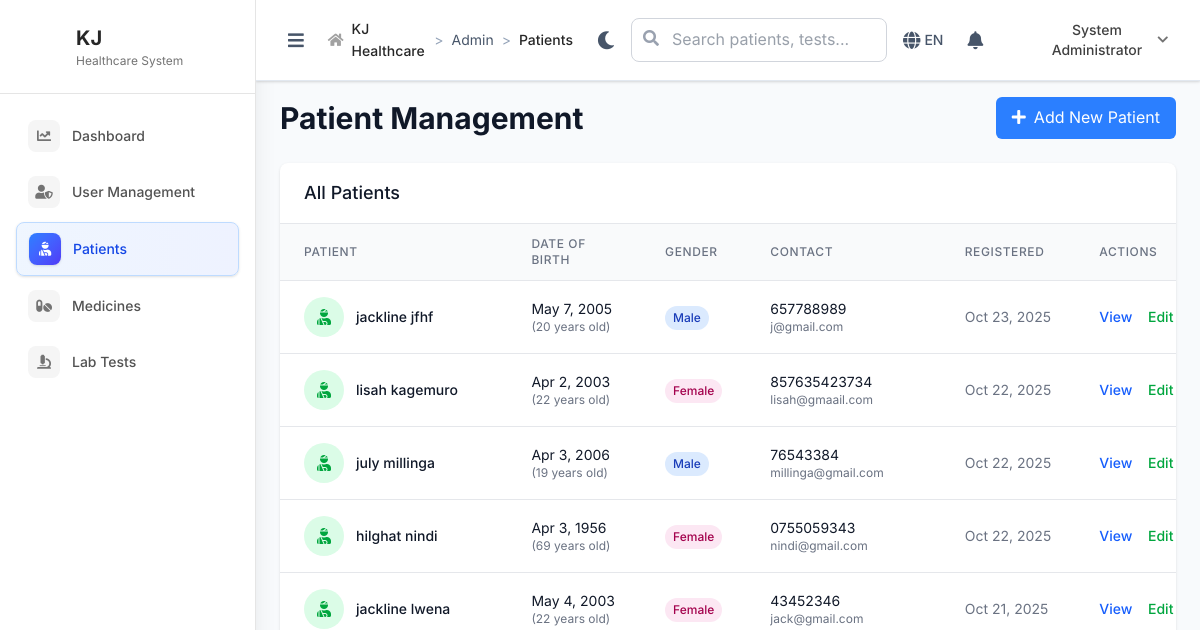
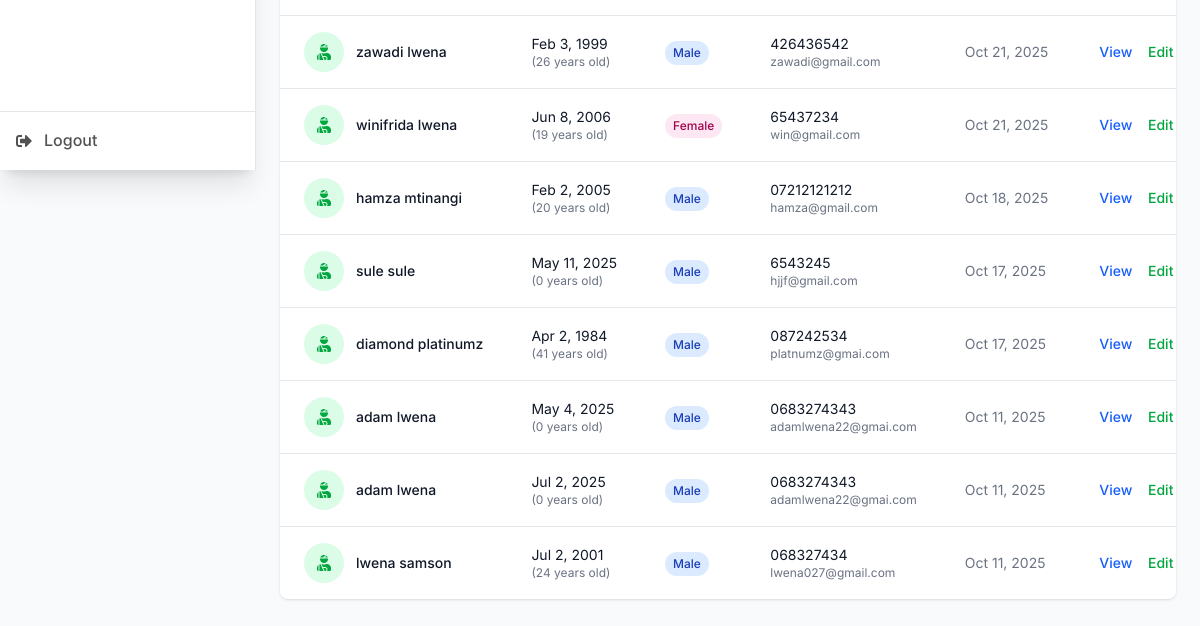
Page /admin/patients (signed in) on the earlier database version (2 pictures, top to bottom).
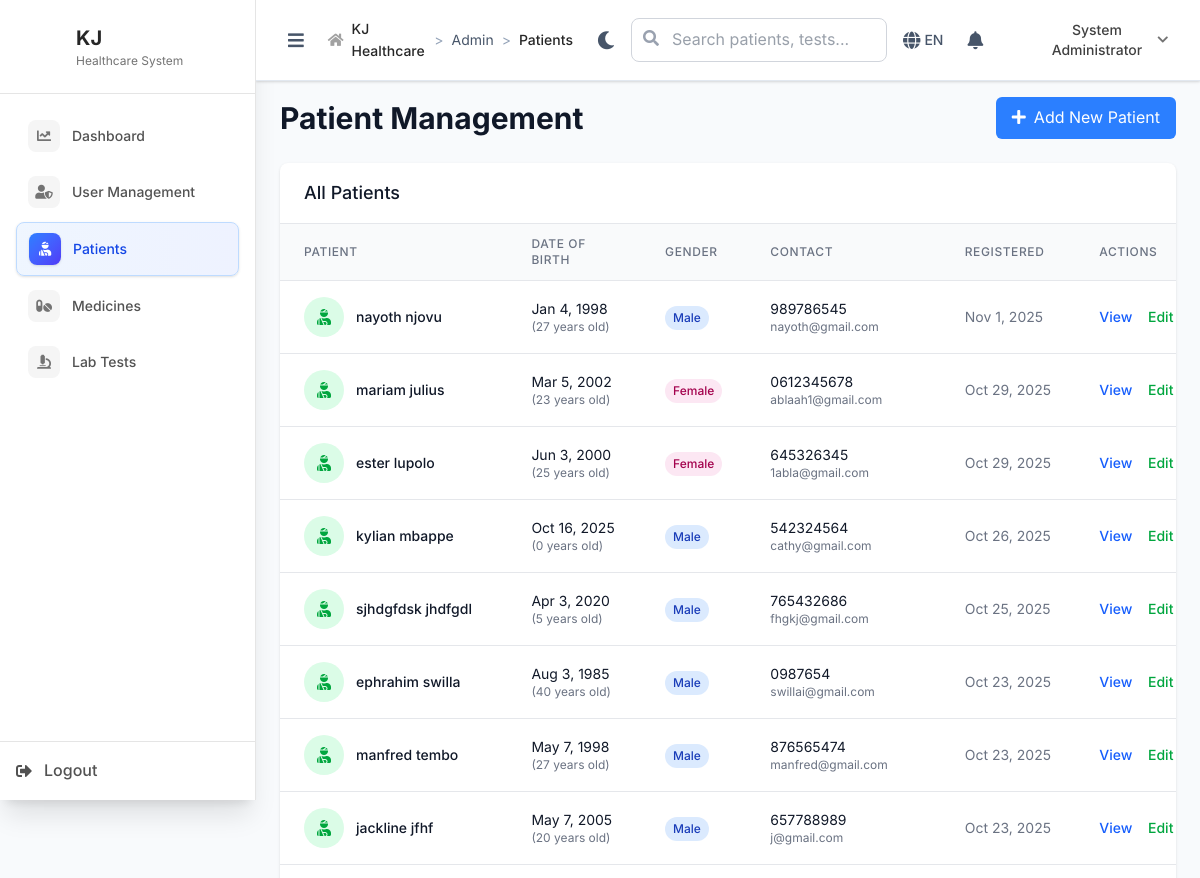
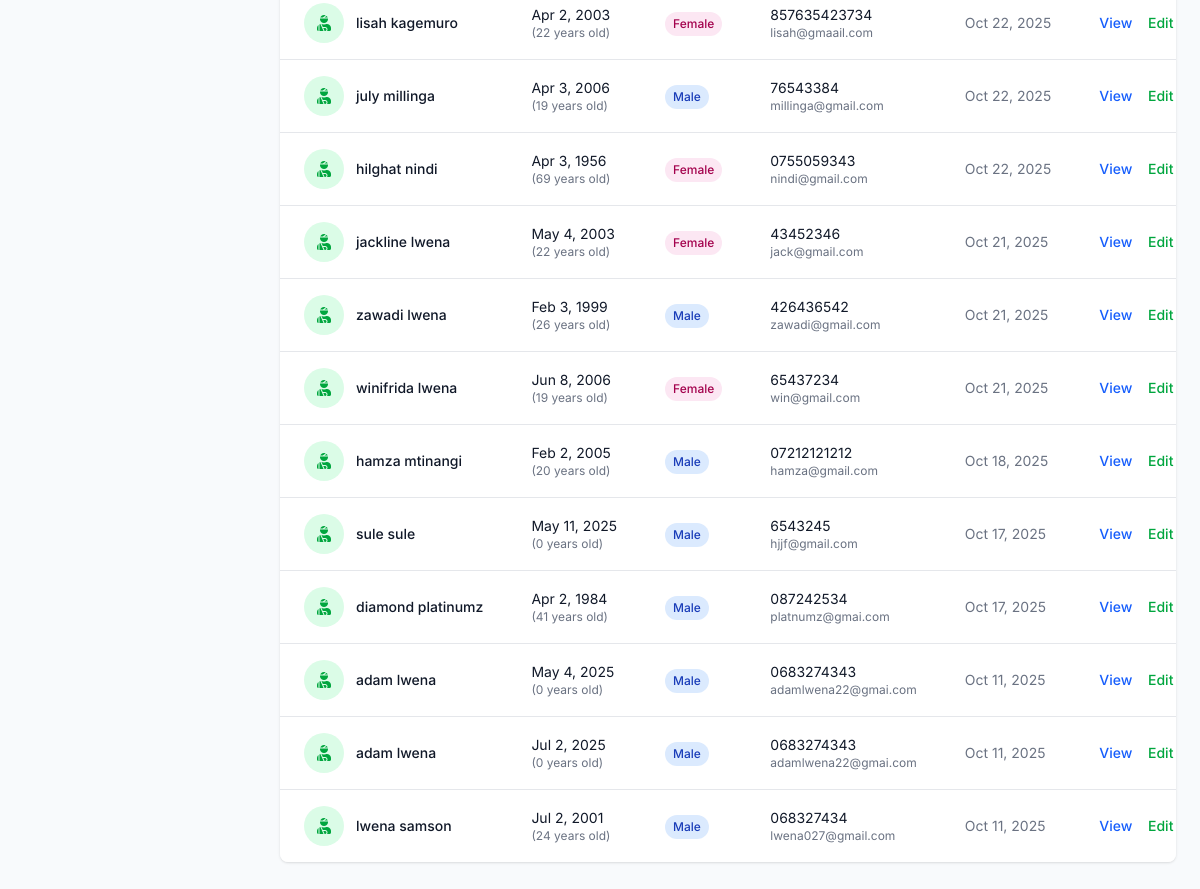
Same page on the later database version (2 pictures, top to bottom).
### tables this page shows
CREATE TABLE `patients` (
  `id` int NOT NULL,
  `registration_number` varchar(20) NOT NULL,
  `first_name` varchar(50) NOT NULL,
  `last_name` varchar(50) NOT NULL,
  `date_of_birth` date DEFAULT NULL,
  `gender` enum('male','female','other') DEFAULT NULL,
  `phone` varchar(20) DEFAULT NULL,
  `email` varchar(100) DEFAULT NULL,
  `address` text,
  `occupation` varchar(100) DEFAULT NULL,
  `emergency_contact_name` varchar(100) DEFAULT NULL,
  `emergency_contact_phone` varchar(20) DEFAULT NULL,
  `blood_group` varchar(5) DEFAULT NULL COMMENT 'A+, B-, O+, etc',
  `allergies` text COMMENT 'Known allergies',
  `chronic_conditions` text COMMENT 'Diabetes, Hypertension, etc',
  `insurance_company` varchar(100) DEFAULT NULL COMMENT 'Future use',
  `insurance_number` varchar(50) DEFAULT NULL COMMENT 'Future use',
  `created_at` timestamp NOT NULL DEFAULT CURRENT_TIMESTAMP,
  `updated_at` timestamp NOT NULL DEFAULT CURRENT_TIMESTAMP ON UPDATE CURRENT_TIMESTAMP
);

### includes/BaseController.php (called while the page is built, shortened)
<?php
class BaseController {
    public function __construct() {
        global $pdo;
        $this->pdo = $pdo;
    }
    protected function render($view, $data = []) {
        extract($data);
        include __DIR__ . "/../views/{$view}.php";
    }
}
?>

### controllers/AdminController.php (called while the page is built, shortened)
<?php
require_once __DIR__ . '/../includes/BaseController.php';
class AdminController extends BaseController {
    public function patients() {
        $patients = $this->pdo->query("SELECT id, first_name, last_name, date_of_birth, gender, phone, email, created_at FROM patients ORDER BY created_at DESC")->fetchAll();
        $this->render('admin/patients', [
            'patients' => $patients
        ]);
    }
}
?>

### index.php (called while the page is built, shortened)
<?php
$request = $_SERVER['REQUEST_URI'];
$path = parse_url($request, PHP_URL_PATH);
if (strpos($path, BASE_PATH) === 0) {
    $path = substr($path, strlen(BASE_PATH));
}
$path = ltrim($path, '/');
$segments = explode('/', $path);
$controller = $segments[0] ?? 'auth';
$action = $segments[1] ?? 'login';
try {
    $controllerInstance = new $controllerClass();
    $params = array_slice($segments, 2);
    call_user_func_array([$controllerInstance, $action], $params);
} catch (Throwable $e) {
    Logger::error("Error in controller: " . $e->getMessage(), [
        'controller' => $controller,
        'action' => $action,
        'file' => $e->getFile(),
        'line' => $e->getLine(),
        'trace' => $e->getTraceAsString()
    ]);
    error_log("Error in controller: " . $e->getMessage());
    http_response_code(500);
    echo "Internal server error";
}
?>

### views/admin/patients.php (the view, shortened to what the rows shown need)
<div class="space-y-6">
    <div class="flex items-center justify-between">
        <h1 class="text-3xl font-bold text-gray-900">Patient Management</h1>
    </div>
    <div class="bg-white rounded-lg shadow overflow-hidden">
        <div class="overflow-x-auto">
            <table class="min-w-full divide-y divide-gray-200">
                <thead class="bg-gray-50">
                    <tr>
                        <th class="px-6 py-3 text-left text-xs font-medium text-gray-500 uppercase tracking-wider">Patient</th>
                        <th class="px-6 py-3 text-left text-xs font-medium text-gray-500 uppercase tracking-wider">Date of Birth</th>
                        <th class="px-6 py-3 text-left text-xs font-medium text-gray-500 uppercase tracking-wider">Gender</th>
                        <th class="px-6 py-3 text-left text-xs font-medium text-gray-500 uppercase tracking-wider">Contact</th>
                        <th class="px-6 py-3 text-left text-xs font-medium text-gray-500 uppercase tracking-wider">Registered</th>
                        <th class="px-6 py-3 text-left text-xs font-medium text-gray-500 uppercase tracking-wider">Actions</th>
                    </tr>
                </thead>
                <tbody class="bg-white divide-y divide-gray-200">
                    <?php foreach ($patients as $patient): ?>
                    <tr class="hover:bg-gray-50">
                        <td class="px-6 py-4 whitespace-nowrap">
                            <div class="flex items-center">
                                <div class="w-10 h-10 bg-green-100 rounded-full flex items-center justify-center mr-3">
                                    <i class="fas fa-user-injured text-green-600"></i>
                                </div>
                                <div>
                                    <div class="text-sm font-medium text-gray-900">
                                        <?php echo htmlspecialchars($patient['first_name'] . ' ' . $patient['last_name']); ?>
                                    </div>
                                </div>
                            </div>
                        </td>
                        <td class="px-6 py-4 whitespace-nowrap text-sm text-gray-900">
                            <?php echo date('M j, Y', strtotime($patient['date_of_birth'])); ?>
                            <div class="text-xs text-gray-500">
                                (<?php echo date_diff(date_create($patient['date_of_birth']), date_create('today'))->y; ?> years old)
                            </div>
                        </td>
                        <td class="px-6 py-4 whitespace-nowrap">
                            <span class="inline-flex px-2 py-1 text-xs font-medium rounded-full
                                <?php echo $patient['gender'] === 'male' ? 'bg-blue-100 text-blue-800' : 'bg-pink-100 text-pink-800'; ?>">
                                <?php echo ucfirst($patient['gender']); ?>
                            </span>
                        </td>
                        <td class="px-6 py-4 whitespace-nowrap text-sm text-gray-900">
                            <div><?php echo htmlspecialchars($patient['phone'] ?? 'N/A'); ?></div>
                            <div class="text-xs text-gray-500"><?php echo htmlspecialchars($patient['email'] ?? ''); ?></div>
                        </td>
                        <td class="px-6 py-4 whitespace-nowrap text-sm text-gray-500">
                            <?php echo date('M j, Y', strtotime($patient['created_at'])); ?>
                        </td>
                        <td class="px-6 py-4 whitespace-nowrap text-sm font-medium">
                            <a href="#" class="text-blue-600 hover:text-blue-900 mr-3">View</a>
                            <a href="#" class="text-green-600 hover:text-green-900 mr-3">Edit</a>
                        </td>
                    </tr>
                    <?php endforeach; ?>
                </tbody>
            </table>
        </div>
    </div>
</div>

Differences in the rows shown:
added patients: first_name+last_name "nayoth njovu", date_of_birth "Jan 4, 1998", date_of_birth "27", gender "Male", phone "989786545", email "nayoth@gmail.com", created_at "Nov 1, 2025"
added patients: first_name+last_name "mariam julius", date_of_birth "Mar 5, 2002", date_of_birth "23", gender "Female", phone "0612345678", email "ablaah1@gmail.com", created_at "Oct 29, 2025"
added patients: first_name+last_name "ester lupolo", date_of_birth "Jun 3, 2000", date_of_birth "25", gender "Female", phone "645326345", email "1abla@gmail.com", created_at "Oct 29, 2025"
added patients: first_name+last_name "kylian mbappe", date_of_birth "Oct 16, 2025", date_of_birth "0", gender "Male", phone "542324564", email "cathy@gmail.com", created_at "Oct 26, 2025"
added patients: first_name+last_name "sjhdgfdsk jhdfgdl", date_of_birth "Apr 3, 2020", date_of_birth "5", gender "Male", phone "765432686", email "fhgkj@gmail.com", created_at "Oct 25, 2025"
added patients: first_name+last_name "ephrahim swilla", date_of_birth "Aug 3, 1985", date_of_birth "40", gender "Male", phone "0987654", email "swillai@gmail.com", created_at "Oct 23, 2025"
added patients: first_name+last_name "manfred tembo", date_of_birth "May 7, 1998", date_of_birth "27", gender "Male", phone "876565474", email "manfred@gmail.com", created_at "Oct 23, 2025"
